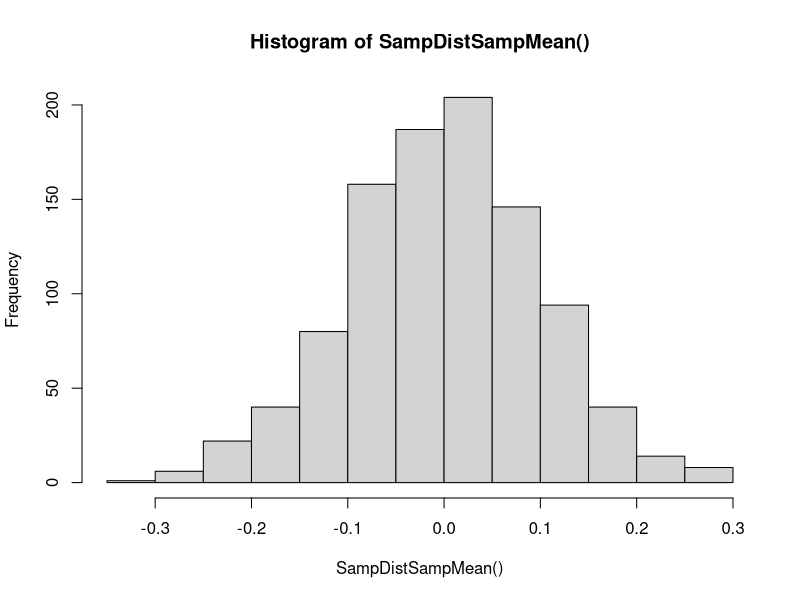

Reproduce this figure in R.

SampDistSampMean = function(n = 100, simulations = 1000, Dist = "Norm", mean = 0, sd = 1)
{
  xbar_holder = numeric(simulations)
  TheSample = numeric(n)
  for(i in 1:simulations)
  {
    if(Dist == "Norm") TheSample = rnorm(n,mean,sd)
    if(Dist == "Uni")  TheSample = runif(n)
    if(Dist == "Exp") TheSample = rexp(n)
    
    sampMean = mean(TheSample)
    
    xbar_holder[i] = sampMean
    
  }
  return(xbar_holder)
}

hist(SampDistSampMean())

